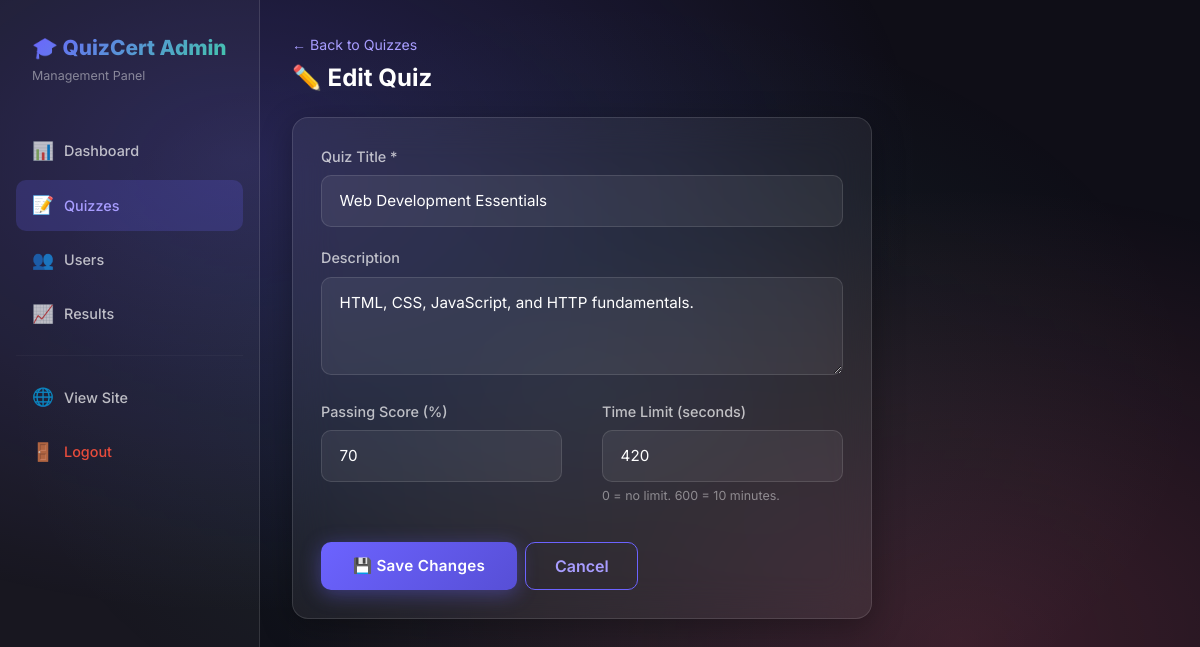
/admin/quiz/2/edit (signed in), run on the app's committed database.
### app.py (models this page shows)
class Quiz(db.Model):
    __tablename__ = 'quizzes'
    id            = db.Column(db.Integer, primary_key=True)
    title         = db.Column(db.String(200), nullable=False)
    description   = db.Column(db.Text, default='')
    passing_score = db.Column(db.Integer, default=60)   # percentage
    time_limit    = db.Column(db.Integer, default=600)  # seconds (0 = no limit)
    created_at    = db.Column(db.DateTime, default=datetime.datetime.utcnow)
    questions = db.relationship('Question', backref='quiz', lazy=True,
                                cascade='all, delete-orphan')
    results   = db.relationship('Result',   backref='quiz', lazy=True,
                                cascade='all, delete-orphan')

### app.py (the view, shortened to what this page needs)
@app.route('/admin/quiz/<int:quiz_id>/edit', methods=['GET', 'POST'])
@admin_required
def admin_edit_quiz(quiz_id):
    quiz = db.get_or_404(Quiz, quiz_id)
    return render_template('admin/quiz_form.html', quiz=quiz)

### app.py (called while the page is built)
def admin_required(f):
    from functools import wraps
    @wraps(f)
    def decorated(*args, **kwargs):
        if 'user_id' not in session:
            return redirect(url_for('admin_login'))
        user = db.session.get(User, session['user_id'])
        if not user or not user.is_admin:
            abort(403)
        return f(*args, **kwargs)
    return decorated

def current_user():
    if 'user_id' in session:
        return db.session.get(User, session['user_id'])
    return None

@app.context_processor
def inject_user():
    return dict(current_user=current_user())

### templates/admin/quiz_form.html (shortened to what this page needs)
{% extends 'admin/base.html' %}
{% block content %}
<div class="mb-4">
    <a href="{{ url_for('admin_quizzes') }}"
        style="color:var(--primary-light); text-decoration:none; font-size:0.88rem;">
        ← Back to Quizzes
    </a>
    <h1 class="section-title mt-2">
        {% if quiz %}✏️ Edit Quiz{% else %}➕ Create New Quiz{% endif %}
    </h1>
</div>
<div class="glass-card admin-card" style="max-width:580px;">
    <form method="POST"
        action="{% if quiz %}{{ url_for('admin_edit_quiz', quiz_id=quiz.id) }}{% else %}{{ url_for('admin_create_quiz') }}{% endif %}">
        <div class="form-group">
            <label class="form-label" for="quiz-title">Quiz Title *</label>
            <input type="text" class="form-control-custom" id="quiz-title" name="title"
                value="{{ quiz.title if quiz else '' }}" required placeholder="e.g. Python Fundamentals" />
        </div>
        <div class="form-group">
            <label class="form-label" for="quiz-desc">Description</label>
            <textarea class="form-control-custom" id="quiz-desc" name="description" rows="3"
                placeholder="Brief description of the quiz topic...">{{ quiz.description if quiz else '' }}</textarea>
        </div>
        <div class="row" style="display:grid; grid-template-columns:1fr 1fr; gap:1rem;">
            <div class="form-group">
                <label class="form-label" for="passing-score">Passing Score (%)</label>
                <input type="number" class="form-control-custom" id="passing-score" name="passing_score" min="1"
                    max="100" value="{{ quiz.passing_score if quiz else 60 }}" required />
            </div>
            <div class="form-group">
                <label class="form-label" for="time-limit">Time Limit (seconds)</label>
                <input type="number" class="form-control-custom" id="time-limit" name="time_limit" min="0"
                    value="{{ quiz.time_limit if quiz else 600 }}" placeholder="0 = no limit" />
                <small style="color:var(--text-muted); font-size:0.78rem;">0 = no limit. 600 = 10 minutes.</small>
            </div>
        </div>
        <div class="d-flex gap-2 mt-3">
            <button type="submit" class="btn-primary-custom">
                {% if quiz %}💾 Save Changes{% else %}🚀 Create Quiz{% endif %}
            </button>
            <a href="{{ url_for('admin_quizzes') }}" class="btn-outline-custom">Cancel</a>
        </div>
    </form>
</div>
{% endblock %}

### static/css/style.css (style rules this page uses)
:root { --primary: #6C63FF; --primary-dark: #574fd6; --primary-light: #a89dff; --secondary: #FF6584; --accent: #43C6AC; --success: #28a745; --danger: #e74c3c; --warning: #f39c12; --dark: #0f0e17; --dark-2: #1a1a2e; --dark-3: #16213e; --card-bg: rgba(255,255,255,0.06); --card-border: rgba(255,255,255,0.12); --text-primary: #ffffff; --text-secondary: rgba(255,255,255,0.7); --text-muted: rgba(255,255,255,0.45); --radius: 16px; --radius-sm: 10px; --shadow: 0 8px 32px rgba(0,0,0,0.3); --shadow-lg: 0 20px 60px rgba(0,0,0,0.5); --transition: all 0.3s cubic-bezier(0.4, 0, 0.2, 1); }
*, *::before, *::after { box-sizing: border-box; margin: 0; padding: 0; }
body { font-family: 'Inter', sans-serif; background: var(--dark); color: var(--text-primary); min-height: 100vh; overflow-x: hidden; }
body::before { content: ''; position: fixed; inset: 0; background: radial-gradient(ellipse at 20% 20%, rgba(108,99,255,0.25) 0%, transparent 50%), radial-gradient(ellipse at 80% 80%, rgba(255,101,132,0.18) 0%, transparent 50%), radial-gradient(ellipse at 50% 50%, rgba(67,198,172,0.1) 0%, transparent 70%); pointer-events: none; z-index: 0; }
.glass-card { background: var(--card-bg); backdrop-filter: blur(20px); border: 1px solid var(--card-border); border-radius: var(--radius); box-shadow: var(--shadow); transition: var(--transition); }
.btn-primary-custom { background: linear-gradient(135deg, var(--primary), var(--primary-dark)); color: #fff; border: none; border-radius: var(--radius-sm); padding: 0.75rem 2rem; font-weight: 600; font-size: 0.95rem; letter-spacing: 0.3px; cursor: pointer; transition: var(--transition); box-shadow: 0 4px 20px rgba(108,99,255,0.4); display: inline-flex; align-items: center; gap: 0.5rem; text-decoration: none; }
.btn-outline-custom { background: transparent; color: var(--primary-light); border: 1px solid var(--primary); border-radius: var(--radius-sm); padding: 0.7rem 1.8rem; font-weight: 600; cursor: pointer; transition: var(--transition); text-decoration: none; display: inline-flex; align-items: center; gap: 0.5rem; }
.form-group { margin-bottom: 1.25rem; }
.form-label { display: block; margin-bottom: 0.5rem; font-weight: 500; color: var(--text-secondary); font-size: 0.9rem; }
.form-control-custom { width: 100%; padding: 0.85rem 1.1rem; background: rgba(255,255,255,0.06); border: 1px solid var(--card-border); border-radius: var(--radius-sm); color: var(--text-primary); font-size: 0.95rem; font-family: 'Inter', sans-serif; transition: var(--transition); outline: none; }
.form-control-custom::placeholder { color: var(--text-muted); }
.admin-card { padding: 1.75rem; margin-bottom: 1.5rem; }
.section-title { font-size: 1.5rem; font-weight: 700; margin-bottom: 0.25rem; }
.mt-2 { margin-top: 1rem; }
.mt-3 { margin-top: 1.5rem; }
.d-flex { display: flex; }
.gap-2 { gap: 1rem; }

### data on the page
Quiz: title "Web Development Essentials", description "HTML, CSS, JavaScript, and HTTP fundamentals.", passing_score "70", time_limit "420"
